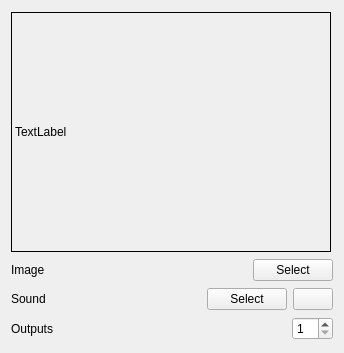
<?xml version="1.0" encoding="UTF-8"?>
<ui version="4.0">
 <class>mediaNodeUi</class>
 <widget class="QWidget" name="mediaNodeUi">
  <property name="geometry">
   <rect>
    <x>0</x>
    <y>0</y>
    <width>344</width>
    <height>353</height>
   </rect>
  </property>
  <property name="windowTitle">
   <string>Form</string>
  </property>
  <layout class="QVBoxLayout" name="verticalLayout">
   <item>
    <widget class="QLabel" name="image">
     <property name="sizePolicy">
      <sizepolicy hsizetype="Fixed" vsizetype="Fixed">
       <horstretch>0</horstretch>
       <verstretch>0</verstretch>
      </sizepolicy>
     </property>
     <property name="minimumSize">
      <size>
       <width>320</width>
       <height>240</height>
      </size>
     </property>
     <property name="frameShape">
      <enum>QFrame::Box</enum>
     </property>
     <property name="text">
      <string>TextLabel</string>
     </property>
    </widget>
   </item>
   <item>
    <layout class="QHBoxLayout" name="horizontalLayout_3">
     <item>
      <widget class="QLabel" name="label">
       <property name="text">
        <string>Image</string>
       </property>
      </widget>
     </item>
     <item>
      <spacer name="horizontalSpacer">
       <property name="orientation">
        <enum>Qt::Horizontal</enum>
       </property>
       <property name="sizeHint" stdset="0">
        <size>
         <width>40</width>
         <height>20</height>
        </size>
       </property>
      </spacer>
     </item>
     <item>
      <widget class="QPushButton" name="selectImageButton">
       <property name="text">
        <string>Select</string>
       </property>
      </widget>
     </item>
    </layout>
   </item>
   <item>
    <layout class="QHBoxLayout" name="horizontalLayout">
     <item>
      <widget class="QLabel" name="label_2">
       <property name="text">
        <string>Sound</string>
       </property>
      </widget>
     </item>
     <item>
      <spacer name="horizontalSpacer_2">
       <property name="orientation">
        <enum>Qt::Horizontal</enum>
       </property>
       <property name="sizeHint" stdset="0">
        <size>
         <width>40</width>
         <height>20</height>
        </size>
       </property>
      </spacer>
     </item>
     <item>
      <widget class="QPushButton" name="selectSoundButton">
       <property name="text">
        <string>Select</string>
       </property>
      </widget>
     </item>
     <item>
      <widget class="QPushButton" name="pushButton_4">
       <property name="icon">
        <iconset resource="ost-editor.qrc">
         <normaloff>:/assets/play-circle.png</normaloff>:/assets/play-circle.png</iconset>
       </property>
      </widget>
     </item>
    </layout>
   </item>
   <item>
    <layout class="QHBoxLayout" name="horizontalLayout_2">
     <item>
      <widget class="QLabel" name="label_3">
       <property name="text">
        <string>Outputs</string>
       </property>
      </widget>
     </item>
     <item>
      <spacer name="horizontalSpacer_3">
       <property name="orientation">
        <enum>Qt::Horizontal</enum>
       </property>
       <property name="sizeHint" stdset="0">
        <size>
         <width>40</width>
         <height>20</height>
        </size>
       </property>
      </spacer>
     </item>
     <item>
      <widget class="QSpinBox" name="spinBox">
       <property name="minimum">
        <number>1</number>
       </property>
      </widget>
     </item>
    </layout>
   </item>
  </layout>
 </widget>
 <resources>
  <include location="ost-editor.qrc"/>
 </resources>
 <connections/>
</ui>
